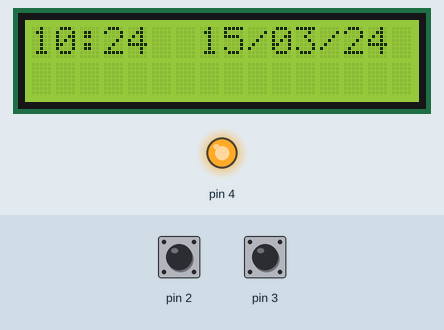
The sketch below on a simulated Arduino Uno, built with avr-gcc and run on an emulated ATmega328P. Parts: 16×2 character LCD, output pins drawn as LEDs (lit = HIGH). The test bench sets the inputs (shaded band); at power-on: pin 2 HIGH, pin 3 HIGH. The local clock reads 2024-03-15 10:24:30 at power-on unless the sketch sets it; what the sketch prints to the serial monitor is not drawn.

Above: at 4.3 s.
4.4 s: pin 2 pulled LOW for 0.15 s
At 4.51 s:
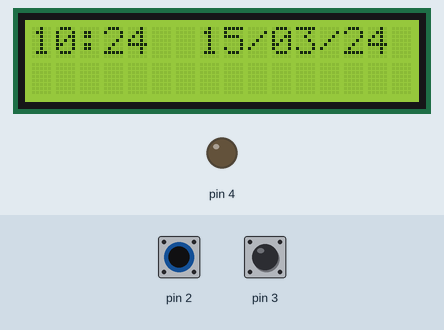
At 5.9 s:
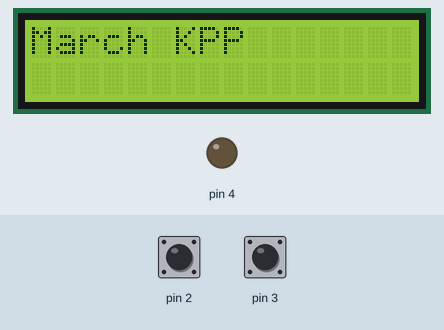
Timing chart, 0 to 7.4 s (numbered marks = the images above; inputs shaded):
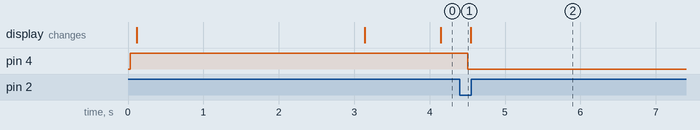

Measured:
- after the input at 4.4 s, pin 4: HIGH → LOW after 0.11 s

The sketch:

Arduino1-1.ino
```cpp
#include <Arduino.h>

#include <SoftwareSerial.h>
SoftwareSerial mp3(6,7); //-> SoftwareSerial mp3 (RX_Pin, TX_Pin);

#include "player.h"
Player player;

#include <Wire.h>
#include <DS3231.h>
DS3231 myRTC;
bool century = false;
bool h12Flag;
bool pmFlag;

#include <Wire.h>
#include <LiquidCrystal_I2C.h>
LiquidCrystal_I2C lcd(0x27, 16, 2);

void(* resetFunc) (void) = 0;//declare reset function at address 0

int h=0;
int m=0;
int sec = 0;
int wd=0;
bool sw=1;
bool sw_bp;
bool last_state = false;
int y=0;
int mo=0;
int d=0;

void setup() {
  Serial.begin(9600);
  player.init();
  Wire.begin();
  pinMode(2,INPUT_PULLUP);
  pinMode(3,INPUT_PULLUP);
  pinMode(4,OUTPUT);
  digitalWrite(4,1);
  lcd.begin();
  lcd.backlight();
  lcd.setCursor(0, 0); // กำหนดตำแหน่งเคอร์เซอร์ที่ แถวที่ 0 บรรทัดที่ 0
  lcd.print("Autoplayer"); //พิมพ์ข้อความ
  lcd.setCursor(2, 1); // กำหนดตำแหน่งเคอร์เซอร์ที่ แถวที่ 2 บรรทัดที่ 1
  lcd.print("Elec KPPoly");
  delay(3000);
  lcd.clear();

}

void loop() {
  // put your main code here, to run repeatedly:


  h=myRTC.getHour(h12Flag, pmFlag); //24-hr
  m=myRTC.getMinute();
  sec = myRTC.getSecond();
  wd=myRTC.getDoW();
  d=myRTC.getDate();
  mo=myRTC.getMonth(century);
  y=myRTC.getYear();
  sw= digitalRead(2);
  sw_bp = digitalRead(3);
  if(((h==7)&&(m==45)&&(wd>=2 && wd<=6))||(sw==0)) {
     digitalWrite(4,0);
      player.playsound();
      lcd.clear();
      lcd.setCursor(0, 0);
      lcd.print("March KPP");

    // delay(5000);
    delay(240000);
    resetFunc();
    digitalWrite(4,1);
  }

  if (sw_bp == 0) {
    digitalWrite(4, 0);
    last_state = true;
    delay(100);
  } else {
    if (last_state == true) {
      last_state = false;
      resetFunc();
      digitalWrite(4, 1);
      delay(100);
    }
  }

  lcd.setCursor(0, 0);
   if(h<10){
   lcd.print("0");
  }
   lcd.print(h);
   if ((sec % 2) == 0) {
      lcd.print(":");
   } else {
      lcd.print(" ");
   }

   if(m<10){
   lcd.print("0");
  }
   lcd.print(m);
   lcd.print("  ");
   if(d<10){
   lcd.print("0");
  }
   lcd.print(d);
   lcd.print("/");
   if(mo<10){
   lcd.print("0");
  }
   lcd.print(mo);
   lcd.print("/");
   if(y<10){
   lcd.print("0");
  }
   lcd.print(y);
  // while (player.respond() != "Completed") {
  //   delay(10);
  // }

  // Serial.println("Played");
  delay(100);

}
```

player.h
```cpp
static int8_t Send_buf[8] = {0}; //-> Buffer to send commands.
static uint8_t ansbuf[10] = {0}; //-> Buffer to receive response.

class Player {
    private:
        // ------------------------------------------------------- The byte commands are based on the table contained in the MP3 Player Module Document.
        // Link to download the MP3 Player Module Document is available in the video description.

        #define CMD_NEXT_SONG         0X01    //-> Play next song.
        #define CMD_PREV_SONG         0X02    //-> Play previous song.
        #define CMD_PLAY_W_INDEX      0X03    //-> Play with index.
        // Play with index : 7E FF 06 03 00 00 01 EF -> Play the first song.
        // Play with index : 7E FF 06 03 00 00 02 EF -> Play the second song.

        #define CMD_VOLUME_UP         0X04    //-> Volume increased one.
        #define CMD_VOLUME_DOWN       0X05    //-> Volume decrease one.
        #define CMD_SET_VOLUME        0X06    //-> Set volume.
        // Set volume : 7E FF 06 06 00 00 1E EF -> Set the volume to 30 (0x1E is 30) (Set volume is 06).

        #define CMD_SNG_CYCL_PLAY     0X08    //-> Single Cycle Play.
        // Single Cycle Play : 7E FF 06 08 00 00 01 EF -> Single cycle play the first song.

        #define CMD_SEL_DEV           0X09    //-> Select device.
        #define DEV_TF                0X02    //-> 02 for TF card.
        // Select device : 7E FF 06 09 00 00 02 EF -> Select storage device to TF card.

        #define CMD_SLEEP_MODE        0X0A    //-> Chip enters sleep mode
        #define CMD_WAKE_UP           0X0B    //-> Chip wakes up
        #define CMD_RESET             0X0C    //-> Chip reset
        #define CMD_PLAY              0X0D    //-> Resume playback
        #define CMD_PAUSE             0X0E    //-> Playback is paused
        #define CMD_PLAY_FOLDER_FILE  0X0F    //-> Play with folder and file name.
        // Play with folder and file name : 7E FF 06 0F 00 01 01 EF -> Play the song with the directory: /01/001xxx.mp3
        // Play with folder and file name : 7E FF 06 0F 00 01 02 EF -> Play the song with the directory: /01/002xxx.mp3

        #define CMD_STOP_PLAY         0X16    //-> Stop playing continuously.
        #define CMD_FOLDER_CYCLE      0X17    //-> Cycle play with folder name.
        // Cycle play with folder name : 7E FF 06 17 00 01 02 EF -> 01 folder cycle play

        #define CMD_SHUFFLE_PLAY      0x18    //-> Shuffle play.
        #define CMD_SET_SNGL_CYCL     0X19    //-> Set single cycle play.
        // Set single cycle play : 7E FF 06 19 00 00 00 EF -> Start up single cycle play.
        // Set single cycle play : 7E FF 06 19 00 00 01 EF -> Close single cycle play.

        #define CMD_SET_DAC           0X1A    //-> Set DAC.
        #define DAC_ON                0X00    //-> DAC On
        #define DAC_OFF               0X01    //-> DAC Off
        // Set DAC : 7E FF 06 1A 00 00 00 EF -> Start up DAC output.
        // Set DAC : 7E FF 06 1A 00 00 01 EF -> DAC no output.

        #define CMD_PLAY_W_VOL        0X22    //-> Play with volume.
        // Play with volume : 7E FF 06 22 00 1E 01 EF -> Set the volume to 30 (0x1E is 30) and play the first song
        // Play with volume : 7E FF 06 22 00 0F 02 EF -> Set the volume to 15(0x0f is 15) and play the second song

        // Additional byte commands from several references. But I tried it on my module and it doesn't work. Maybe the module I'm using doesn't support these commands.
        // Because the module that I use uses a chip AA19HFA440-94 (Although in the shop where this module was purchased writing YX5300 chip).
        // Maybe these commands can work in modules with the YX5300 chip.
        // Please comment in the comments column of this project video if these commands work or not in your module.
        #define CMD_PLAYING_N         0x4C
        #define CMD_QUERY_STATUS      0x42
        #define CMD_QUERY_VOLUME      0x43
        #define CMD_QUERY_FLDR_TRACKS 0x4e
        #define CMD_QUERY_TOT_TRACKS  0x48
        #define CMD_QUERY_FLDR_COUNT  0x4f


        // List of commands entered from the serial monitor.
        void printHelp(){
            Serial.println("HELP  ");
            Serial.println(" h = Print again this Massage");
            Serial.println(" p = Play");
            Serial.println(" P = Pause");
            Serial.println(" > = Next");
            Serial.println(" < = Previous");
            Serial.println(" s = Stop Play");
            Serial.println(" + = Volume UP");
            Serial.println(" - = Volume DOWN");
            Serial.println(" c = Query current file");
            Serial.println(" q = Query status");
            Serial.println(" v = Query volume");
            Serial.println(" x = Query folder count");
            Serial.println(" t = Query total file count");
            Serial.println(" f = Play folder 1.");
            Serial.println(" S = Sleep");
            Serial.println(" W = Wake up");
            Serial.println(" r = Reset");
        }
        // *******************************************************************************************************

        // ******************************************************************************************************* sendMP3Command
        // Process and send commands entered from the serial monitor.
        void sendMP3Command(char c) {
        switch (c) {
            case '?':
            case 'h':
            printHelp();
            break;

            case 'p':
            Serial.println("Play ");
            sendCommand(CMD_PLAY);
            break;

            case 'P':
            Serial.println("Pause");
            sendCommand(CMD_PAUSE);
            break;

            case '>':
            Serial.println("Next");
            sendCommand(CMD_NEXT_SONG);
            sendCommand(CMD_PLAYING_N); //-> Chek the file number that is playing
            break;

            case '<':
            Serial.println("Previous");
            sendCommand(CMD_PREV_SONG);
            sendCommand(CMD_PLAYING_N); //-> Chek the file number that is playing
            break;

            case 's':
            Serial.println("Stop Play");
            sendCommand(CMD_STOP_PLAY);
            break;


            case '+':
            Serial.println("Volume Up");
            sendCommand(CMD_VOLUME_UP);
            break;

            case '-':
            Serial.println("Volume Down");
            sendCommand(CMD_VOLUME_DOWN);
            break;

            case 'c':
            Serial.println("Query current file");
            sendCommand(CMD_PLAYING_N);
            break;

            case 'q':
            Serial.println("Query status");
            sendCommand(CMD_QUERY_STATUS);
            break;

            case 'v':
            Serial.println("Query volume");
            sendCommand(CMD_QUERY_VOLUME);
            break;

            case 'x':
            Serial.println("Query folder count");
            sendCommand(CMD_QUERY_FLDR_COUNT);
            break;

            case 't':
            Serial.println("Query total file count");
            sendCommand(CMD_QUERY_TOT_TRACKS);
            break;

            case 'f':
            Serial.println("Playing folder 1");
            sendCommand(CMD_FOLDER_CYCLE, 1, 0);
            break;

            case 'S':
            Serial.println("Sleep");
            sendCommand(CMD_SLEEP_MODE);
            break;

            case 'W':
            Serial.println("Wake up");
            sendCommand(CMD_WAKE_UP);
            break;

            case 'r':
            Serial.println("Reset");
            sendCommand(CMD_RESET);
            break;
        }
        }
        // *******************************************************************************************************

        // ******************************************************************************************************* decodeMP3Answer()
        // The meaning of the mp3 player module response
        String decodeMP3Answer() {
        String decodedMP3Answer = "";

        decodedMP3Answer += sanswer();

        switch (ansbuf[3]) {
            case 0x3A:
            decodedMP3Answer += " -> Memory card inserted.";
            break;

            case 0x3D:
            decodedMP3Answer += "Completed";
            break;

            case 0x40:
            decodedMP3Answer += " -> Error";
            break;

            case 0x41:
            decodedMP3Answer += " -> Data recived correctly. ";
            break;

            case 0x42:
            decodedMP3Answer += " -> Status playing: " + String(ansbuf[6], DEC);
            break;

            case 0x48:
            decodedMP3Answer += " -> File count: " + String(ansbuf[6], DEC);
            break;

            case 0x4C:
            decodedMP3Answer += " -> Playing: " + String(ansbuf[6], DEC);
            break;

            case 0x4E:
            decodedMP3Answer += " -> Folder file count: " + String(ansbuf[6], DEC);
            break;

            case 0x4F:
            decodedMP3Answer += " -> Folder count: " + String(ansbuf[6], DEC);
            break;
        }

        return decodedMP3Answer;
        }

        // ******************************************************************************************************* sendCommand
        // Function for sending commands.
        void sendCommand(byte command){
        sendCommand(command, 0, 0);
        }

        void sendCommand(byte command, byte dat1, byte dat2){
        delay(20);
        Send_buf[0] = 0x7E;    //-> Every command should start with $(0x7E)
        Send_buf[1] = 0xFF;    //-> Version information
        Send_buf[2] = 0x06;    //-> The number of bytes of the command without starting byte and ending byte
        Send_buf[3] = command; //-> Such as PLAY and PAUSE and so on
        Send_buf[4] = 0x01;    //-> 0x00 = not feedback, 0x01 = feedback
        Send_buf[5] = dat1;    //-> data1
        Send_buf[6] = dat2;    //-> data2
        Send_buf[7] = 0xEF;    //-> Ending byte of the command

        Serial.print("Sending: ");

        for (uint8_t i = 0; i < 8; i++){
            mp3.write(Send_buf[i]) ;
            // Serial.print(sbyte2hex(Send_buf[i]));
        }

        // Serial.println();
        }
        // *******************************************************************************************************

        // ******************************************************************************************************* Functions for conversion
        // For byte to hex conversion.
        String sbyte2hex(uint8_t b){
        String shex;

        shex = "0X";

        if (b < 16) shex += "0";
        shex += String(b, HEX);
        shex += " ";
        return shex;
        }

        // For hex to integer conversion.
        int shex2int(char *s, int n){
        int r = 0;
        for (int i=0; i<n; i++){
            if(s[i]>='0' && s[i]<='9'){
            r *= 16;
            r +=s[i]-'0';
            }else if(s[i]>='A' && s[i]<='F'){
            r *= 16;
            r += (s[i] - 'A') + 10;
            }
        }
        return r;
        }

        // *******************************************************************************************************

        // ******************************************************************************************************* sanswer(void)
        // Function: sanswer. Returns a String answer from mp3 UART module.
        // Parameter:- uint8_t b. void.
        // Return: String. If the answer is well formated answer.

        String sanswer(void){
        uint8_t i = 0;
        String mp3answer = "";

        // Get only 10 Bytes
        while (mp3.available() && (i < 10)){
            uint8_t b = mp3.read();
            ansbuf[i] = b;
            i++;

            mp3answer += sbyte2hex(b);
        }

        // if the answer format is correct.
        if ((ansbuf[0] == 0x7E) && (ansbuf[9] == 0xEF)){
            return mp3answer;
        }

        return "???: " + mp3answer;
        }
// -------------------------------------------------------
        /* data */
    public:
        void init() {
            mp3.begin(9600);
            sendCommand(CMD_SEL_DEV, 0, DEV_TF);
        }

        void playsound() {
            sendMP3Command('p');
        }

        String respond() {
            if (mp3.available()){
                return decodeMP3Answer();
            }

        }
    };
```
